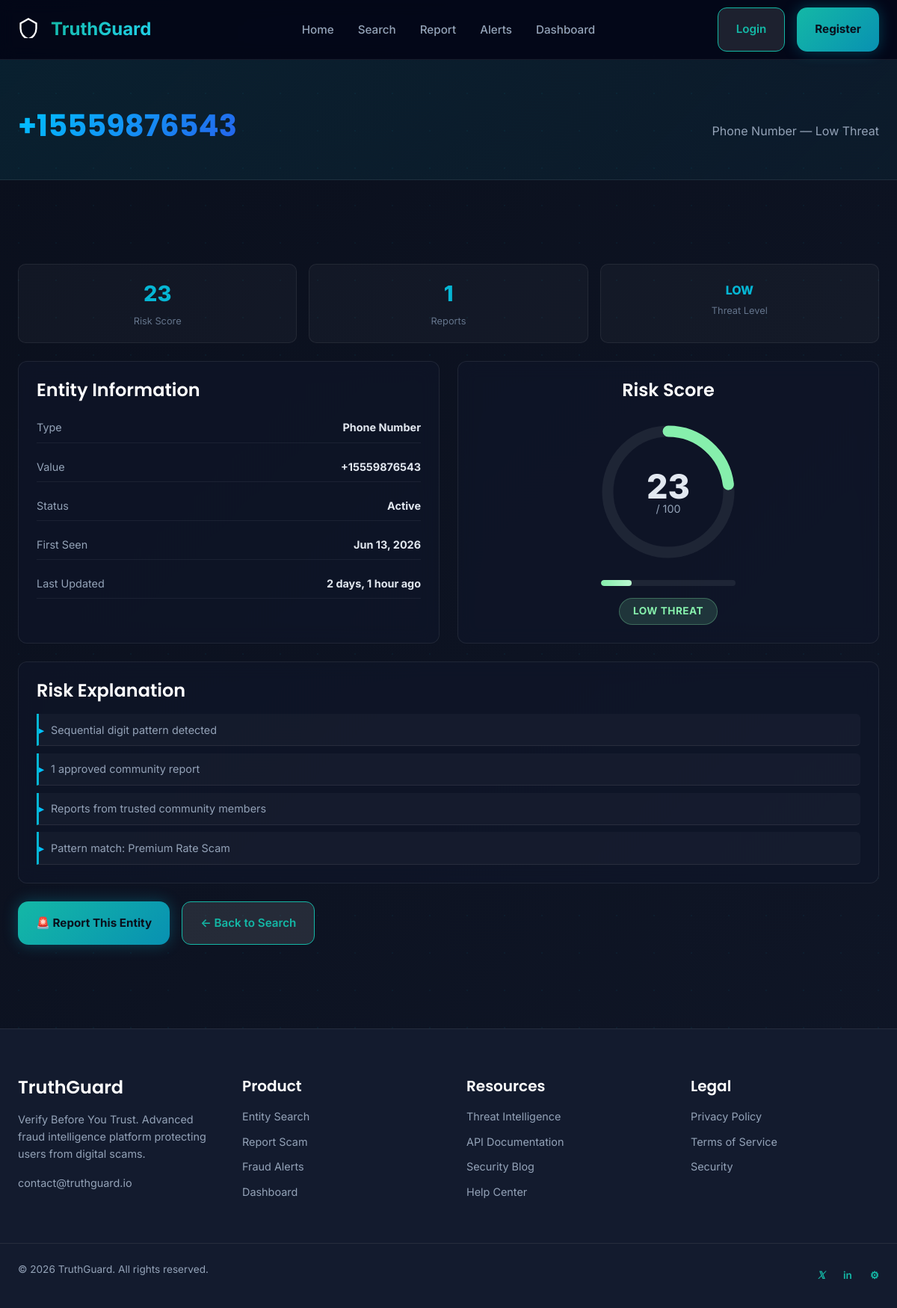
The app's page /search/1/, older data.
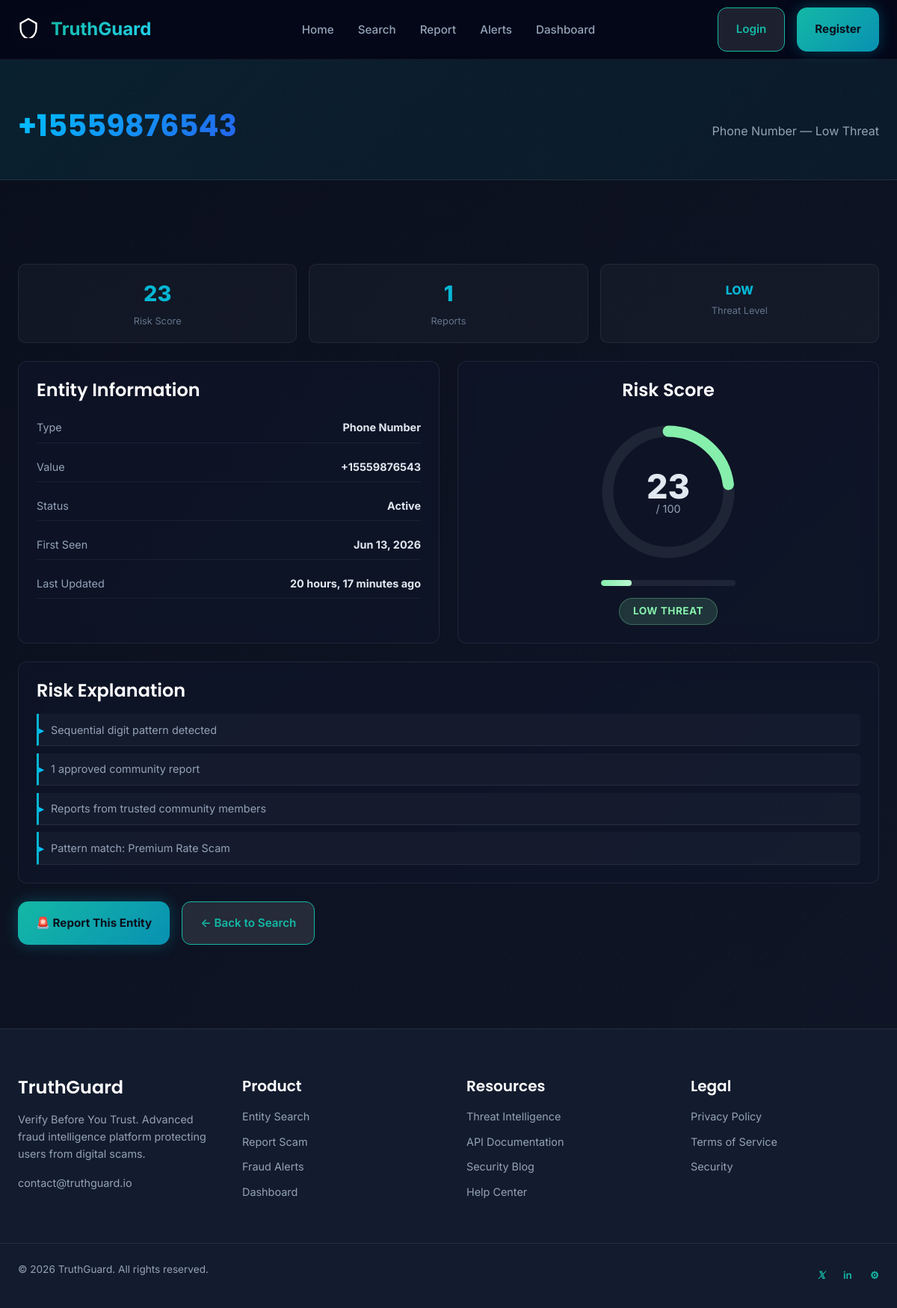
The same page, newer data.
### entities/models.py (models this page shows, shortened)
class Entity(models.Model):
    ENTITY_TYPES = [
        ('phone', 'Phone Number'),
        ('email', 'Email Address'),
        ('website', 'Website URL'),
    ]
    THREAT_LEVELS = [
        ('safe', 'Safe'),
        ('low', 'Low'),
        ('medium', 'Medium'),
        ('high', 'High'),
        ('critical', 'Critical'),
    ]
    STATUS_CHOICES = [
        ('active', 'Active'),
        ('monitoring', 'Under Monitoring'),
        ('blocked', 'Blocked'),
        ('cleared', 'Cleared'),
    ]
    entity_type = models.CharField(max_length=20, choices=ENTITY_TYPES)
    entity_value = models.CharField(max_length=500, unique=True, db_index=True)
    risk_score = models.PositiveIntegerField(default=0)
    threat_level = models.CharField(max_length=20, choices=THREAT_LEVELS, default='safe')
    status = models.CharField(max_length=20, choices=STATUS_CHOICES, default='active')
    report_count = models.PositiveIntegerField(default=0)
    risk_explanation = models.JSONField(default=list, blank=True)
    created_at = models.DateTimeField(auto_now_add=True)
    updated_at = models.DateTimeField(auto_now=True)
    class Meta:
        ordering = ['-risk_score', '-updated_at']
        verbose_name_plural = 'entities'

### entities/views.py (the view)
# urls.py: path('<int:pk>/', entity_detail, name='entity_detail'),
def entity_detail(request, pk):
    entity = get_object_or_404(Entity, pk=pk)
    risk_result = risk_engine.calculate(entity)
    historical_reports = Report.objects.filter(
        entity=entity,
        report_status='approved',
    ).select_related('reporter')
    related_alerts = entity.alerts.filter(is_active=True)
    return render(request, 'entities/detail.html', {
        'entity': entity,
        'risk_result': risk_result,
        'historical_reports': historical_reports,
        'related_alerts': related_alerts,
    })

### analytics/services/risk_engine.py (called while the page is built)
    def _intrinsic_analysis(self, entity):
        etype = entity.entity_type
        value = entity.entity_value.lower()
        score = 0
        reasons = []
        if etype == 'email':
            s, r = self._analyse_email(value)
        elif etype == 'website':
            s, r = self._analyse_website(value)
        elif etype == 'phone':
            s, r = self._analyse_phone(value)
        else:
            s, r = 0, []
        score += s
        reasons.extend(r)
        return score, reasons

    def _check_patterns(self, entity):
        matches = []
        value = entity.entity_value.lower()
        for pattern in Pattern.objects.filter(is_active=True):
            try:
                if re.search(pattern.signature, value, re.IGNORECASE):
                    matches.append(pattern)
            except re.error:
                if pattern.signature.lower() in value:
                    matches.append(pattern)
        return matches

    def _score_to_threat(self, score):
        for threshold, level in self.THREAT_THRESHOLDS:
            if score >= threshold:
                return level
        return 'safe'

### templates/entities/detail.html (shortened to what this page needs)
{% extends 'base.html' %}
{% load static %}
{% block content %}
<section class="page-header">
    <div class="container">
        <h1>{{ entity.entity_value }}</h1>
        <p>{{ entity.get_entity_type_display }} — {{ entity.get_threat_level_display }} Threat</p>
    </div>
</section>
<section class="results-section">
    <div class="container">
        <div class="stats-row">
            <div class="stat-box">
                <span class="stat-val">{{ entity.risk_score }}</span>
                <span class="stat-lbl">Risk Score</span>
            </div>
            <div class="stat-box">
                <span class="stat-val">{{ entity.report_count }}</span>
                <span class="stat-lbl">Reports</span>
            </div>
            <div class="stat-box">
                <span class="stat-val threat-{{ entity.threat_level }}"
                      style="font-size:1rem; padding-top:0.4rem; display:block;">
                    {{ entity.get_threat_level_display|upper }}
                </span>
                <span class="stat-lbl">Threat Level</span>
            </div>
        </div>
        <div class="results-grid">
            <div class="result-card glass-card">
                <h3>Entity Information</h3>
                <div class="entity-info">
                    <div class="info-row"><span>Type</span><strong>{{ entity.get_entity_type_display }}</strong></div>
                    <div class="info-row"><span>Value</span><strong>{{ entity.entity_value }}</strong></div>
                    <div class="info-row"><span>Status</span><strong>{{ entity.get_status_display }}</strong></div>
                    <div class="info-row"><span>First Seen</span><strong>{{ entity.created_at|date:"M d, Y" }}</strong></div>
                    <div class="info-row"><span>Last Updated</span><strong>{{ entity.updated_at|timesince }} ago</strong></div>
                </div>
            </div>
            <div class="result-card glass-card risk-meter-card">
                <h3>Risk Score</h3>
                <div class="risk-meter" data-score="{{ entity.risk_score }}">
                    <svg class="risk-circle" viewBox="0 0 120 120">
                        <circle class="risk-bg" cx="60" cy="60" r="54"/>
                        <circle class="risk-progress threat-{{ entity.threat_level }}"
                                cx="60" cy="60" r="54"
                                id="riskProgressCircle"
                                data-score="{{ entity.risk_score }}"/>
                    </svg>
                    <div class="risk-score-text">
                        <span class="score-number" id="scoreNumber">0</span>
                        <span class="score-label">/ 100</span>
                    </div>
                </div>
                <div class="risk-bar-wrap">
                    <div class="risk-bar-track">
                        <div class="risk-bar-fill {{ entity.threat_level }}"
                             id="riskBarFill"
                             style="width: 0%"></div>
                    </div>
                </div>
                <div class="threat-badge {{ entity.threat_level }}">
                    {{ entity.get_threat_level_display }} Threat
                </div>
            </div>
            <div class="result-card glass-card full-width">
                <h3>Risk Explanation</h3>
                <ul class="explanation-list">
                    {% for reason in risk_result.explanation %}
                    <li>{{ reason }}</li>
                    {% empty %}
                    <li>No specific threat indicators found.</li>
                    {% endfor %}
                </ul>
            </div>
        </div>
        <div style="display:flex; gap:1rem; flex-wrap:wrap; margin-top:1rem;">
            <a href="{% url 'report' %}" class="btn-primary">🚨 Report This Entity</a>
            <a href="{% url 'search' %}" class="btn-secondary">← Back to Search</a>
        </div>
    </div>
</section>
{% endblock %}

Row changes from the older to the newer data that the page shows:
changed Entity "Phone Number": updated_at "2 days, 1 hour" → "20 hours, 17 minutes"
